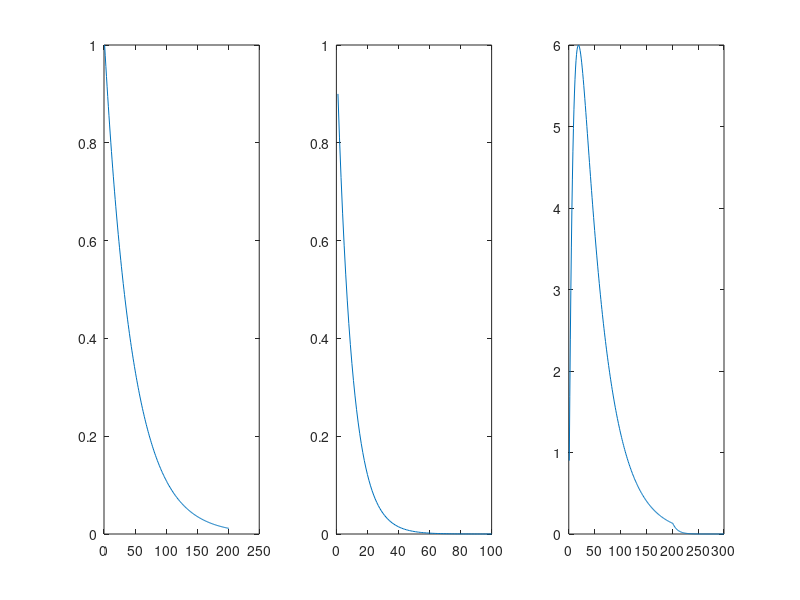
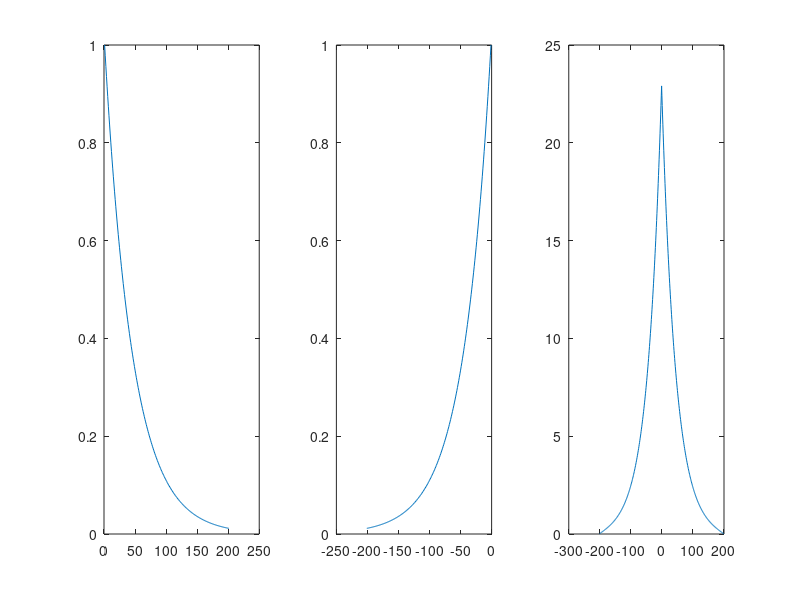

Reproduce these figures in MATLAB, in order.
%%Alapti Sai Varun
%%1410110037
%%Discussed :
%%
clc;
clear all;
close all;
%% Input
load xdata.mat;
load hData.mat;
%% Algorithm Method
[m,n]=size(xdata);
[a,b]=size(hData);
r = (n+b)-1;
H=zeros(r,n);
for i=1:n
    H(:,i)=[zeros(i-1,1);hData';zeros(r-(b+i-1),1)];
end
Xdata=zeros(m,n);
for i=0:(n-1)
    Xdata(1,i+1)=xdata(1,n-i);
end
r1 = (2*n)-1;
H1=zeros(r1,n);
for i=1:n
    H1(:,i)=[zeros(i-1,1);Xdata';zeros(r1-(n+i-1),1)];
end
%% Output
% 1st y=Hx
y=H*xdata'
%2nd  
q2=H'*y
% 3rd
q3=inv(H'*H)
%4th
x1=q3*q2;
dif=abs(x1-xdata');
q4=dif'*dif
%5th
y1=H1*xdata'
%% Plotting
figure(1);
subplot(1,3,1);plot(xdata);
subplot(1,3,2);plot(hData);
subplot(1,3,3);plot(y);
figure(2);
subplot(1,3,1);plot(xdata);
x=-n:1:-1;
subplot(1,3,2);plot(x,Xdata);
x1=-n:1:n-2;
subplot(1,3,3);plot(x1,y1);